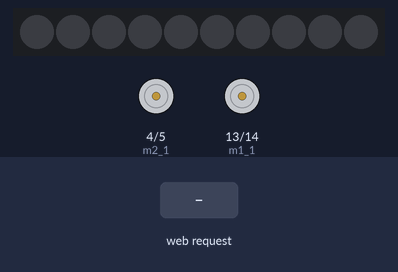
Bench run of a sketch on a simulated ESP8266 (NodeMCU). Shown: 10 RGB LEDs in strip order, left to right, motor-driver pin pairs drawn as motors (green arrow = first pin HIGH = forward, orange = second pin HIGH = backward, longer = more drive). The test bench sets the inputs (shaded band). Dim RGB values are drawn brighter than linear; WiFi joins after 1.5 s; servers stay silent unless stated; what the sketch prints to the serial monitor is not drawn.

Above: at 2.7 s.
2.8 s: HTTP request GET /movement?state=forward received
At 3.3 s:
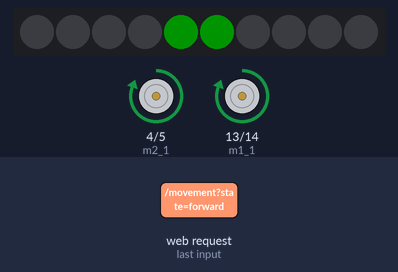
4.3 s: HTTP request GET /movement?state=backward received
At 5.5 s:
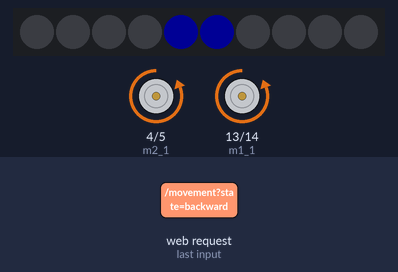
5.8 s: HTTP request GET /movement?state=left received
At 6.8 s:
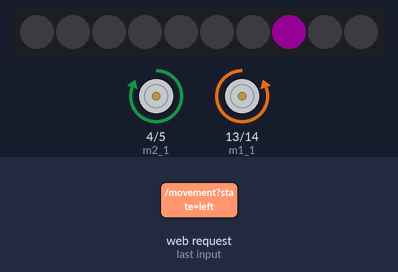
7.3 s: HTTP request GET /movement?state=right received
At 7.9 s:
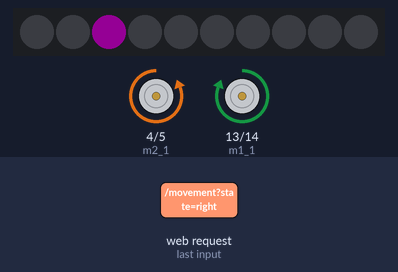
Timing chart, 0 to 9.8 s (numbered marks = the images above; inputs shaded):
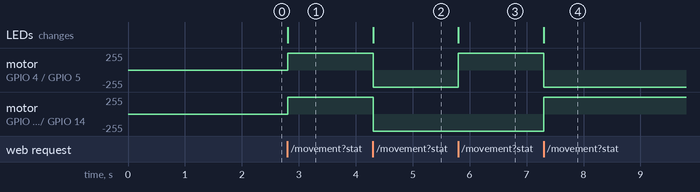

Measured:
- after the input at 2.8 s, motor on GPIO 4 (m2_1) / GPIO 5 (m2_2), motor on GPIO 13 (m1_1) / GPIO 14 (m1_2): stopped → forward 255/255 at once; the LEDs: change at once (image 1)
- after the input at 4.3 s, motor on GPIO 4 (m2_1) / GPIO 5 (m2_2), motor on GPIO 13 (m1_1) / GPIO 14 (m1_2): forward 255/255 → backward 255/255 at once; the LEDs: change at once (image 2)
- after the input at 5.8 s, motor on GPIO 4 (m2_1) / GPIO 5 (m2_2): backward 255/255 → forward 255/255 at once; the LEDs: change at once (image 3)
- after the input at 7.3 s, motor on GPIO 4 (m2_1) / GPIO 5 (m2_2): forward 255/255 → backward 255/255 at once; motor on GPIO 13 (m1_1) / GPIO 14 (m1_2): backward 255/255 → forward 255/255 at once; the LEDs: change at once (image 4)

The sketch:

patternchangewithaccelerometer.ino
```cpp
/* Include libraries */
#include <Adafruit_NeoPixel.h>                                                        // Library for working with RGB LEDs
#include <ESP8266WiFi.h>                                                              // Library for connecting HDK to the WiFi network.
#include <ESP8266WebServer.h>                                                         // Library that helps the HDK to act as a web server.

/* Define Macros */
const char* ssid = "WIFI SSID";                                                      // WiFi credentials of the network.
const char* password = "WIFI PASSWORD";

/* Define pins */
#define PIN 12
const int m1_1= 13;
const int m1_2= 14;
const int m2_1=  4;
const int m2_2=  5;

/* Declare instances */
ESP8266WebServer server(80);                                                          // Create a Web Server instance with HTTP port number 80.

/* Define global variables & constants */
uint32_t color0;
uint32_t color1;
uint32_t color2;
uint32_t color3;
uint32_t color4;

Adafruit_NeoPixel strip = Adafruit_NeoPixel(10, PIN, NEO_GRB + NEO_KHZ800);           // Defining RGB LED strip.

/* Functions to move the robot with led indications */
void forward()
{

  for(int i=0;i<10;i++){
    strip.setPixelColor(i, color0);
    strip.show(); // This sends the updated pixel color to the hardware.
  }
 for(int i=4;i<6;i++){
    strip.setPixelColor(i, color2); // set the color of strip
   strip.show(); // This sends the updated pixel color to the hardware.
  }
  /*************Drive Forward*************/
  digitalWrite(m1_1, HIGH);
  digitalWrite(m1_2, LOW);
  digitalWrite(m2_1, HIGH);
  digitalWrite(m2_2, LOW);
}

void backward()
{
  for(int i=0;i<10;i++){
    strip.setPixelColor(i, color0);
    strip.show(); // This sends the updated pixel color to the hardware.
  }
 for(int i=4;i<6;i++){
    strip.setPixelColor(i, color3);
    strip.show(); // This sends the updated pixel color to the hardware.
  }
   /*************Drive Backward*************/
  digitalWrite(m1_1, LOW);
  digitalWrite(m1_2, HIGH);
  digitalWrite(m2_1, LOW);
  digitalWrite(m2_2, HIGH);
}

void left()
{
  for(int i=0;i<10;i++){
    strip.setPixelColor(i, color0);
    strip.show(); // This sends the updated pixel color to the hardware.
  }

     strip.setPixelColor(7, color4);
    strip.show(); // This sends the updated pixel color to the hardware.

   /*************Drive Left*************/
  digitalWrite(m1_1, LOW);
  digitalWrite(m1_2, HIGH);
  digitalWrite(m2_1, HIGH);
  digitalWrite(m2_2, LOW);
}

void right()
{
    for(int i=0;i<10;i++){
    strip.setPixelColor(i, color0);
    strip.show(); // This sends the updated pixel color to the hardware.
  }

    strip.setPixelColor(2, color4);
    strip.show(); // This sends the updated pixel color to the hardware.


 /*************Drive right*************/
  digitalWrite(m1_1, HIGH);
  digitalWrite(m1_2, LOW);
  digitalWrite(m2_1, LOW);
  digitalWrite(m2_2, HIGH);
}

void Stop()
{
   for(int i=0;i<10;i++){
    strip.setPixelColor(i, color0);
    strip.show(); // This sends the updated pixel color to the hardware.
  }
   for(int i=4;i<6;i++){
    strip.setPixelColor(i, color1);
    strip.show(); // This sends the updated pixel color to the hardware.
  }
 /*************STOP*************/
  digitalWrite(m1_1, LOW);
  digitalWrite(m1_2, LOW);
  digitalWrite(m2_1, LOW);
  digitalWrite(m2_2, LOW);
  }

/* Function to handle undefined requests */
void handleNotFound() {
  server.send(200, "text/plain", "Not Found");                                        // Send a message "Not Found" in case of undefined requests.
}

/* Function to handle the "/light" request and turn ON the appropriate light or pattern */
void movement()
{
  if (server.arg("state") == "forward") {  // If the argument of incoming request isforward, then display respective pattern.
     forward();
    Serial.println(F("Request is for forward "));                                  // Indication in Serial Monitor.

    server.send(200, "text/plain", "move forward");                               // Message to the Client that the light is ON.
                                                                       // Function call to show the pattern.
  }
  else if (server.arg("state") == "backward") {
    backward();
    Serial.println(F("Request is for backward "));
    server.send(200, "text/plain", "move backward");

  }
   else if (server.arg("state") == "left") {
    left();
    Serial.println(F("Request is for left "));
    server.send(200, "text/plain", "move left");

  }
   else if (server.arg("state") == "right") {
    right();
   Serial.println(F("Request is for right "));
    server.send(200, "text/plain", "move right");

  }
  else if (server.arg("state") == "stop") {
     Stop();
    Serial.println(F("Request is for stop "));
    server.send(200, "text/plain", "STOP");

  }
}

/* Function to connect to a WiFi network */
void setup_wifi() {
  Serial.println();
  Serial.print("Connecting to ");
  Serial.println(ssid);

  WiFi.begin(ssid, password);                                                         // Start connecting to the WiFi network.

  while (WiFi.status() != WL_CONNECTED) {                                             // Wait until the connection is successful.
    delay(500);
    Serial.print(".");
  }
  Serial.println("");
  Serial.println("WiFi connected");

  Serial.print("Use this URL to connect to this server: ");
  Serial.print("http://");
  Serial.print(WiFi.localIP());                                                       // Display the IP address on the Serial Monitor to access the Lights.
  Serial.println("/");
}

/* Setup code - Runs once */
void setup() {
  /**********defining motor pins**********/
  pinMode(m1_1, OUTPUT);
  pinMode(m1_2, OUTPUT);
  pinMode(m2_1, OUTPUT);
  pinMode(m2_2, OUTPUT);

  /********Inetializing motor pins***********/
  digitalWrite(m1_1, LOW);
  digitalWrite(m1_2, LOW);
  digitalWrite(m2_1, LOW);
  digitalWrite(m2_2, LOW);

  Serial.begin(115200);                                                               // To intialize the Serial communication.
  strip.begin();                                                                      //To inetialize the strip
  strip.show();                                                                       // To push the color into hardware

  strip.setBrightness(20);                                                           // Function to set the brightness of the Pixels.

  /* strip.Color returns an integer according to a spcific color set in its arguements */
  color0 = strip.Color(0, 0, 0);
  color1 = strip.Color(255, 0, 0);
  color2 = strip.Color(0, 255, 0);
  color3 = strip.Color(0, 0, 255);
  color4 = strip.Color(255, 0, 255);

  setup_wifi();

  server.begin();                                                                     // Start the Web Server on the HDK.
  Serial.println("Server started");
  server.on("/movement", movement);                                                    // Method to execute/process client requests with the URL "/light"
  server.onNotFound(handleNotFound);                                                  // Method that executes for undefined requests.
}

void loop() {
  if(WiFi.status() != WL_CONNECTED)
  Serial.print("Connection lost");
  server.handleClient();                                                              // Method to listen to client requests
}
```
